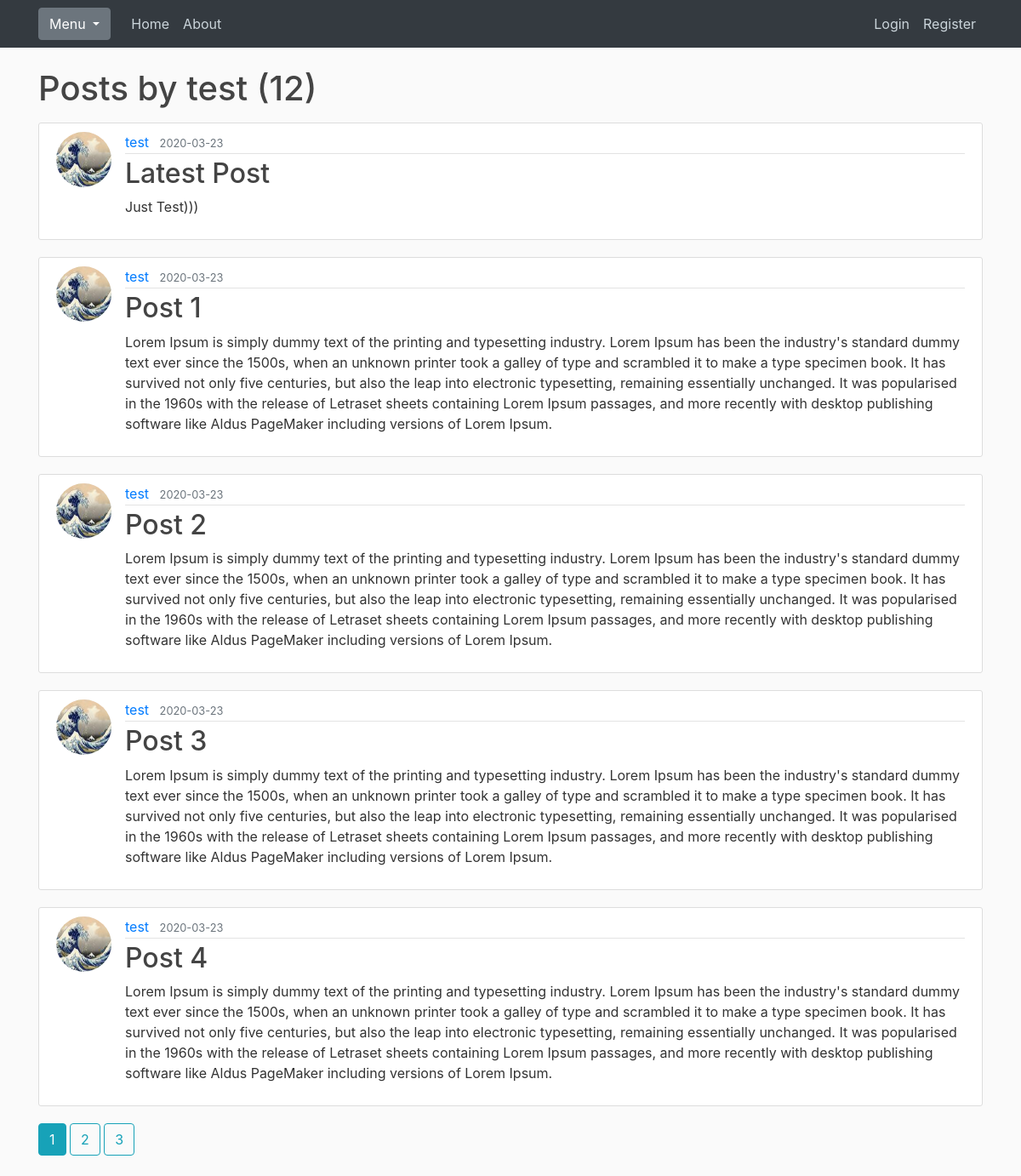
The page /user/test on the database as committed earlier.
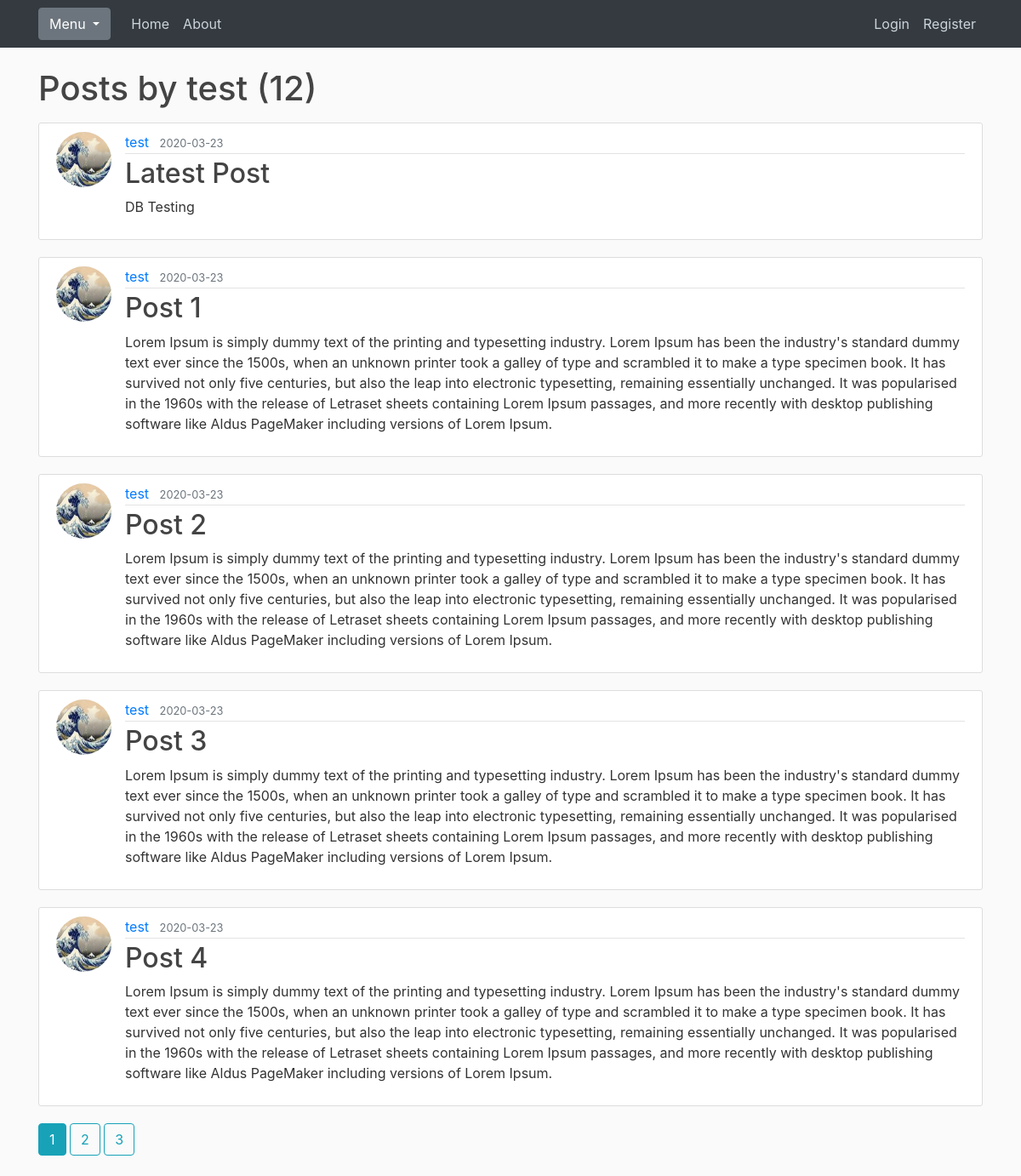
The same page on the database as committed later.
### funml/models.py (models this page shows, shortened)
class Post(db.Model):
    id = db.Column(db.Integer, primary_key=True)
    title = db.Column(db.String(100), nullable=False)
    date_posted = db.Column(db.DateTime, nullable=False,
                            default=datetime.utcnow())
    content = db.Column(db.Text, nullable=False)
    user_id = db.Column(db.Integer, db.ForeignKey('user.id'), nullable=False)

class User(db.Model, UserMixin):
    id = db.Column(db.Integer, primary_key=True)
    username = db.Column(db.String(20), unique=True, nullable=False)
    email = db.Column(db.String(120), unique=True, nullable=False)
    image_file = db.Column(db.String(20), nullable=False,
                           default='default.jpg')
    password = db.Column(db.String(60), nullable=False)
    posts = db.relationship('Post', backref='author', lazy=True)

### funml/users/routes.py (the view)
@users.route("/user/<string:username>")
def user_posts(username):
    page = request.args.get('page', 1, type=int)
    user = User.query.filter_by(username=username).first_or_404()
    posts = Post.query.filter_by(author=user)\
        .order_by(Post.date_posted.desc())\
        .paginate(page=page, per_page=5)
    return render_template('user_posts.html', posts=posts, user=user)

### funml/templates/user_posts.html
{% extends "layout.html" %}
{% block content %}
    <h1 class="mb-3">Posts by {{ user.username }} ({{ posts.total }})</h1>
    {% for post in posts.items %}
        <article class="media content-section">
            <img class="rounded-circle article-img" src="{{ url_for('static', filename='profile_pics/' + post.author.image_file) }}" alt="">
            <div class="media-body">
            <div class="article-metadata">
                <a class="mr-2" href="{{ url_for('users.user_posts', username=post.author.username) }}">{{ post.author.username }}</a>
                <small class="text-muted">{{ post.date_posted.strftime('%Y-%m-%d') }}</small>
            </div>
            <h2><a class="article-title" href="{{ url_for('posts.post', post_id=post.id) }}">{{ post.title }}</a></h2>
            <p class="article-content">{{ post.content }}</p>
            </div>
        </article>
    {% endfor %}
    {% for page_num in posts.iter_pages(left_edge=1, right_edge=1, left_current=1, right_current=2) %}
        {% if page_num %}
            {% if posts.page == page_num %}
                <a class="btn btn-info mb-4" href="{{ url_for('users.user_posts', username=user.username, page=page_num) }}">{{ page_num }}</a>
            {% else %}
                <a class="btn btn-outline-info mb-4" href="{{ url_for('users.user_posts', username=user.username, page=page_num) }}">{{ page_num }}</a>
            {% endif %}
        {% endif %}
    {% endfor %}
{% endblock content %}

Rows that differ between the two databases and show on the page:
changed Post "Latest Post": content "Just Test)))" → "DB Testing"
